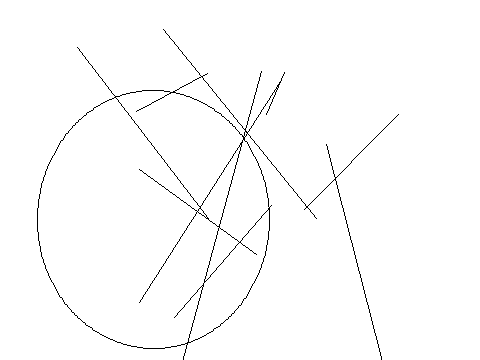

Recreate this plot in Python.
from PIL import Image, ImageDraw
image1 = Image.new('RGB', (480, 360), '#ffffff')
draw = ImageDraw.Draw(image1)
c=[421,379,240,226]
draw.ellipse(c,'#ffffff','#000000')
c=[386,424,74,185]
draw.ellipse(c,'#ffffff','#000000')
c=[176,107,137,351]
draw.ellipse(c,'#ffffff','#000000')
c=[299,296,203,207]
draw.ellipse(c,'#ffffff','#000000')
c=[0,247,44,15]
draw.ellipse(c,'#ffffff','#000000')
c=[206,316,334,198]
draw.ellipse(c,'#ffffff','#000000')
c=[420,381,251,359]
draw.ellipse(c,'#ffffff','#000000')
c=[37,90,269,348]
draw.ellipse(c,'#ffffff','#000000')
c=[118,411,103,323]
draw.ellipse(c,'#ffffff','#000000')
c=[460,336,102,160]
draw.ellipse(c,'#ffffff','#000000')
c=[99,336,272,59]
draw.ellipse(c,'#ffffff','#000000')
c=[394,33,173,283]
draw.ellipse(c,'#ffffff','#000000')
c=[189,360,139,204]
draw.ellipse(c,'#ffffff','#000000')
c=[242,241,249,147]
draw.ellipse(c,'#ffffff','#000000')
c=[57,458,16,318]
draw.ellipse(c,'#ffffff','#000000')
c=[441,360,129,91]
draw.ellipse(c,'#ffffff','#000000')
c=[13,369,333,303]
draw.ellipse(c,'#ffffff','#000000')
c=[192,270,108,180]
draw.ellipse(c,'#ffffff','#000000')
c=[402,80,266,189]
draw.ellipse(c,'#ffffff','#000000')
c=[291,352,73,80]
draw.ellipse(c,'#ffffff','#000000')
l=[280,81,139,302]
draw.line(l,'#000000')
l=[266,114,284,72]
draw.line(l,'#000000')
l=[400,431,326,144]
draw.line(l,'#000000')
l=[174,317,271,205]
draw.line(l,'#000000')
l=[159,446,261,71]
draw.line(l,'#000000')
l=[256,254,139,169]
draw.line(l,'#000000')
l=[316,218,163,29]
draw.line(l,'#000000')
l=[136,111,207,73]
draw.line(l,'#000000')
l=[398,114,304,209]
draw.line(l,'#000000')
l=[208,218,77,47]
draw.line(l,'#000000')
image1.save('Artist32.png')